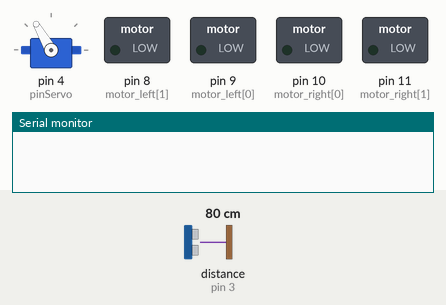
Bench run of a sketch on a simulated Arduino Uno, built with avr-gcc and run on an emulated ATmega328P. Parts: servo, switched loads named in the sketch (green lamp = pin HIGH), the last lines printed to the serial monitor. Wiring (inferred from the names in the program): ultrasonic range finder: trigger pin 2; echo pin 3. The test bench sets the inputs (shaded band); at power-on: distance to the obstacle (sensor on pin 3) 80 cm. The echo pulse lasts 58.3 µs per cm; pins used as bus, display or sensor lines are not drawn.

Above: at 1.8 s.
1.9 s: distance to the obstacle (sensor on pin 3) set to 86 cm
At 6.8 s:
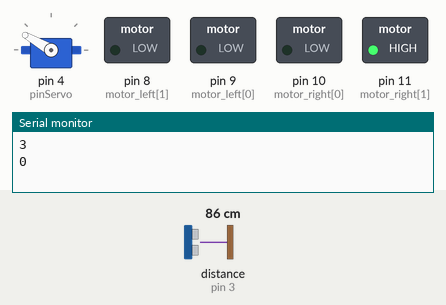
9.1 s: distance to the obstacle (sensor on pin 3) set to 90 cm
At 10.4 s:
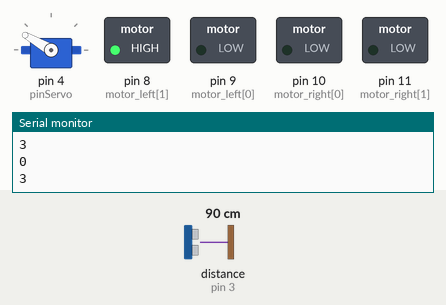
12.6 s: distance to the obstacle (sensor on pin 3) set to 93 cm
At 14.5 s:
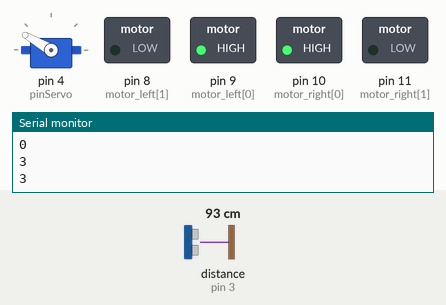
Timing chart, 0 to 22.1 s (numbered marks = the images above; inputs shaded):
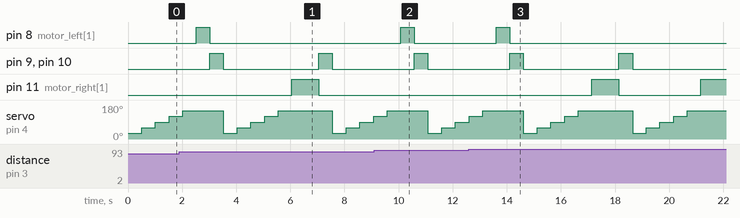

The sketch:

arduino_firmware.ino
```cpp
/*******************************************************************************************************
* CheRobot01 Program
* Created CherepanovVS 01-10-2024
*******************************************************************************************************/
#include <Servo.h>


//---------------------- Initialization: Sensor & Servo Pins
int sensorTrig = 2;
int sensorEcho = 3;
int pinServo = 4;
int trimServoAngle = -10;


//---------------------- Initialization: Setting up Servo Angles
int servoAngles[5] = {30, 60, 90, 120, 150};
Servo myServo;


//---------------------- Initialization: Motors Pins
int motor_left[2] = {9, 8};
int motor_right[2] = {10, 11};


//---------------------- Initialization: Setup Modules
void setup() {
  //Setup Monitoring
  Serial.begin(9600);

  //Setup Servo
  myServo.attach(pinServo);

  //Setup Motors

  for (int i = 0; i < 2; i++)
  {
    pinMode(motor_left[i], OUTPUT);
    pinMode(motor_right[i], OUTPUT);
  }

  //Setup Sensor
  pinMode(sensorTrig, OUTPUT);
  pinMode(sensorEcho, INPUT);
}


//---------------------- Initialization: Driver Methods
void brake(int timeout)
{
  digitalWrite(motor_left[0], LOW);
  digitalWrite(motor_left[1], LOW);
  digitalWrite(motor_right[0], LOW);
  digitalWrite(motor_right[1], LOW);
  delay(timeout);
}

void forward(int timeout)
{
  brake(0);
  digitalWrite(motor_left[0], HIGH);
  digitalWrite(motor_right[0], HIGH);
  delay(timeout);
}

void backward(int timeout)
{
  brake(0);
  digitalWrite(motor_left[1], HIGH);
  digitalWrite(motor_right[1], HIGH);
  delay(timeout);
}

void left(int timeout)
{
  brake(0);
  digitalWrite(motor_left[0], HIGH);
  digitalWrite(motor_right[1], HIGH);
  delay(timeout);
}

void right(int timeout)
{
  brake(0);
  digitalWrite(motor_left[1], HIGH);
  digitalWrite(motor_right[0], HIGH);
  delay(timeout);
}

void shiftLeft(int timeout)
{
  brake(0);
  digitalWrite(motor_left[1], HIGH);
  delay(timeout);
}

void shiftRight(int timeout)
{
  brake(0);
  digitalWrite(motor_right[1], HIGH);
  delay(timeout);
}


//---------------------- Initialization: Sensor Methods
float calcDistance(int angle)
{
  long duration;
  float forwardDistance;
  myServo.write(angle);
  delay(500);
  digitalWrite(sensorTrig, LOW);
  delayMicroseconds(20);
  digitalWrite(sensorTrig, HIGH);
  delayMicroseconds(20);
  digitalWrite(sensorTrig, LOW);
  duration = pulseIn(sensorEcho, HIGH);
  forwardDistance = duration / 58;
  return forwardDistance;
 }

int lookAround(int servoAngles[], int trimServoAngle)
{
  float maxDist;
  int maxDistIdx;
  int servoAnglesCount = 5;
  float lookDist[servoAnglesCount];
  for (int i = 0; i < servoAnglesCount; i++)
  {
    lookDist[i] = calcDistance(servoAngles[i]);
  }
  maxDist = lookDist[0];
  maxDistIdx = 0;
  for (int i = 1; i < servoAnglesCount; i++)
  {
    if (maxDist < lookDist[i])
    {
      maxDist = lookDist[i];
      maxDistIdx = i;
    }
  }
  if (maxDist < 20.0)
  {
    return -1;
  }
  return maxDistIdx;
}

void loop() {
  int fullMotorWorkTime = 500;
  int moveDirection;
  brake(0);
  moveDirection = lookAround(servoAngles, trimServoAngle);
  Serial.println(moveDirection);
  switch (moveDirection) {
    case -1:
      backward(fullMotorWorkTime);
      break;
    case 0:
      shiftRight(fullMotorWorkTime);
      shiftRight(fullMotorWorkTime);
      forward(fullMotorWorkTime);
      break;
    case 1:
      shiftRight(fullMotorWorkTime);
      forward(fullMotorWorkTime);
      break;
    case 2:
      forward(fullMotorWorkTime);
      forward(fullMotorWorkTime);
      break;
    case 3:
      shiftLeft(fullMotorWorkTime);
      forward(fullMotorWorkTime);
      break;
    case 4:
      shiftLeft(fullMotorWorkTime);
      shiftLeft(fullMotorWorkTime);
      forward(fullMotorWorkTime);
      break;
    default:
      brake(0);
      break;
    brake(0);
  }
}
```

Measured:
- the behaviour switches between 80 and 81 cm on distance to the obstacle (sensor on pin 3) (found by bisection; images 0 and 1)
- the behaviour switches between 86 and 87 cm on distance to the obstacle (sensor on pin 3) (found by bisection; images 1 and 2)
- the behaviour switches between 90 and 91 cm on distance to the obstacle (sensor on pin 3) (found by bisection; images 2 and 3)
- after the input at 1.9 s, pin 8 (motor_left[1]): LOW → HIGH after 0.63 s, → LOW 0.50 s later
- after the input at 9.1 s, pin 8 (motor_left[1]): LOW → HIGH after 0.98 s, → LOW 0.50 s later; pin 11 (motor_right[1]): stays LOW (without the input it goes to HIGH after 0.98 s)
- after the input at 12.6 s, pin 8 (motor_left[1]): LOW → HIGH after 1.0 s, → LOW 0.50 s later
- by itself, pin 9 (motor_left[0]), pin 10 (motor_right[0]): alternates HIGH for 0.50 s and LOW for 3.5 s
